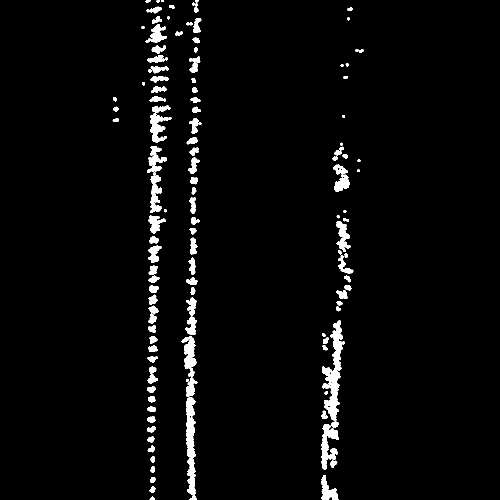
#> input picture dataset/pcd/202105250823079849760000.png, 1000 x 1000 px (shown at 1/2 size)
$ python -i utils.py   (imports and definitions only)
#> lines starting #> are read from the running program, lines starting #| are printed output that depends on the picture; after the words box and inside, x2 and y2 are one past the last pixel; in counts of white or black regions, pixels touching at a corner belong together
#> further down, picture is the input picture: shape (1000, 1000, 3); 3.2% white; 123 white regions, largest, box (x1, y1, x2, y2) and area: (644, 641, 685, 856) 3636, (372, 755, 395, 1000) 3184, (643, 848, 678, 940) 1573
import pandas as pd
import numpy as np
import os
from scipy.stats import multivariate_normal
import math
import matplotlib.pyplot as plt
from scipy import interpolate
from tqdm import tqdm
import pymap3d
import re
import cv2

############### anti-clock rorate point(x, y) w.r.t center(x, y) ###########################
# [135 lines left out: functions Nrotate, csv_reader, csv2dict, LLA2AER, interpolation, map_limit_filter and 2 more, not called in this run]


############## delete special char in meta_time_abs ################

def del_char(str1):
    return re.sub(r"[^a-zA-Z0-9]","",str1)


############## move right image ################
# 将二维数组中值为1的元素向右移动15个单位
# [16 lines left out: function move_right, not called in this run]


################# segmented image post-processing ###################

def post_process(seg_img):

    seg_img = cv2.convertScaleAbs(seg_img)

    # 补洞
    kernel1 = cv2.getStructuringElement(cv2.MORPH_RECT, (5, 5))
    seg_img = cv2.morphologyEx(seg_img, cv2.MORPH_CLOSE, kernel1, iterations=10)
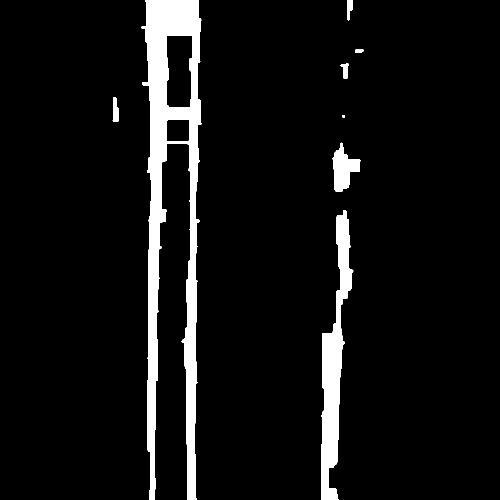
#> seg_img: shape (1000, 1000, 3) (shown at 1/2 size); 6.6% white; 8 white regions, largest, box (x1, y1, x2, y2) and area: (283, 0, 403, 1000) 46690, (643, 420, 707, 1000) 15396, (665, 285, 721, 383) 2993
    seg_img = cv2.morphologyEx(seg_img, cv2.MORPH_OPEN, kernel1, iterations=10)
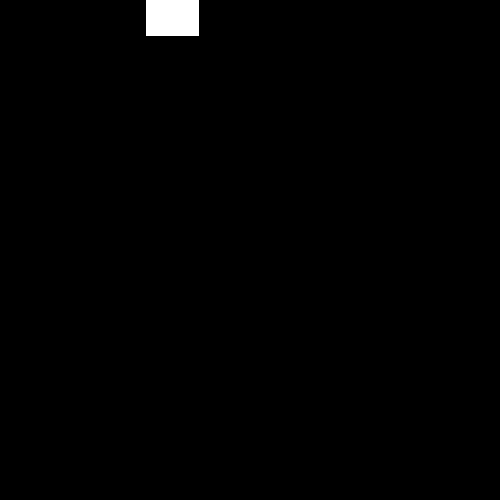
#> seg_img: shape (1000, 1000, 3) (shown at 1/2 size); 0.76% white; 1 white region, box (x1, y1, x2, y2) and area: (293, 0, 398, 72) 7560


    # 进行连通域分析，获取所有连通域的信息
#> (the run stopped early here; a loop or call above may not have finished)

$ run again, on dataset/pcd/202105251023474822080000.png
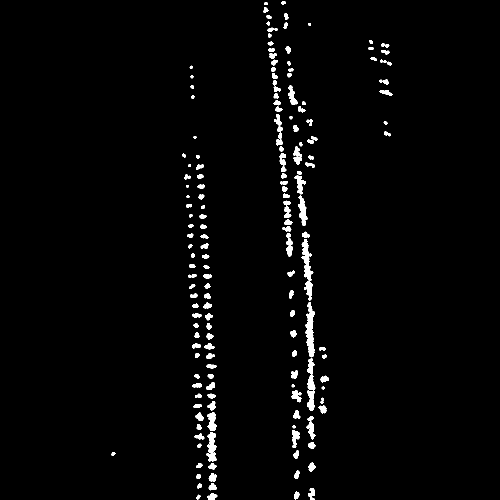
#> input picture dataset/pcd/202105251023474822080000.png, 1000 x 1000 px (shown at 1/2 size)
#> picture is the input picture: shape (1000, 1000, 3); 2.2% white; 178 white regions, largest, box (x1, y1, x2, y2) and area: (611, 605, 630, 715) 1193, (603, 478, 627, 562) 903, (413, 864, 433, 923) 748
#> in post_process, `seg_img = cv2.morphologyEx(seg_img, cv2.MORPH_CLOSE, kernel1, iteratio..`:
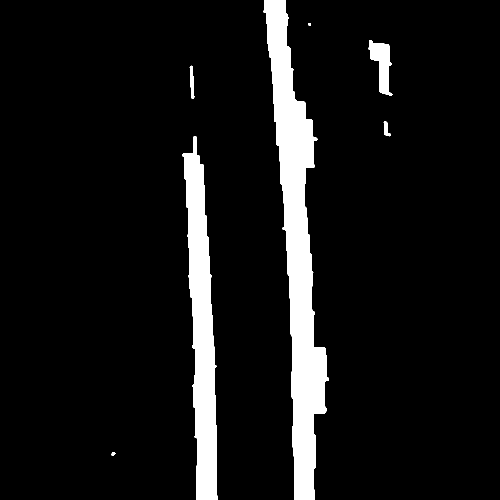
#> seg_img: shape (1000, 1000, 3) (shown at 1/2 size); 8.2% white; 7 white regions, largest, box (x1, y1, x2, y2) and area: (527, 0, 658, 1000) 50903, (364, 272, 435, 1000) 27625, (737, 80, 785, 192) 2726
#> in post_process, `seg_img = cv2.morphologyEx(seg_img, cv2.MORPH_OPEN, kernel1, iteration..`:
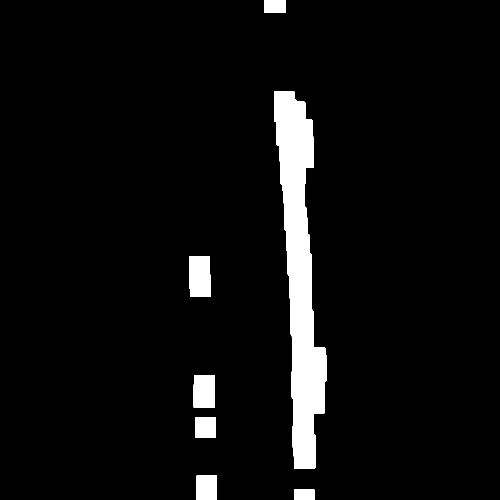
#> seg_img: shape (1000, 1000, 3) (shown at 1/2 size); 5.2% white; 7 white regions, largest, box (x1, y1, x2, y2) and area: (548, 183, 654, 937) 40547, (378, 512, 421, 594) 3418, (387, 750, 430, 816) 2799

$ run again, on dataset/pcd/202105251028062368970000.png
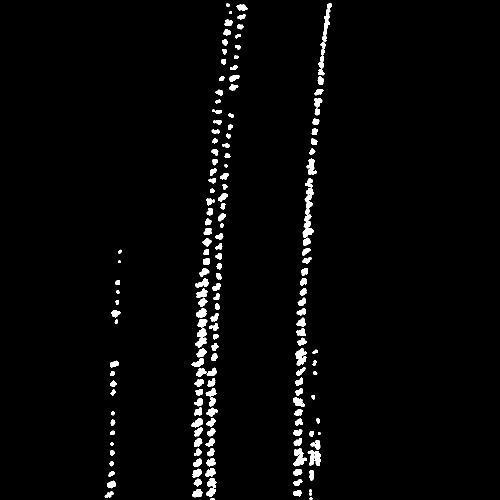
#> input picture dataset/pcd/202105251028062368970000.png, 1000 x 1000 px (shown at 1/2 size)
#> picture is the input picture: shape (1000, 1000, 3); 2.6% white; 173 white regions, largest, box (x1, y1, x2, y2) and area: (605, 429, 628, 476) 548, (615, 900, 642, 932) 539, (587, 896, 614, 933) 531
#> in post_process, `seg_img = cv2.morphologyEx(seg_img, cv2.MORPH_CLOSE, kernel1, iteratio..`:
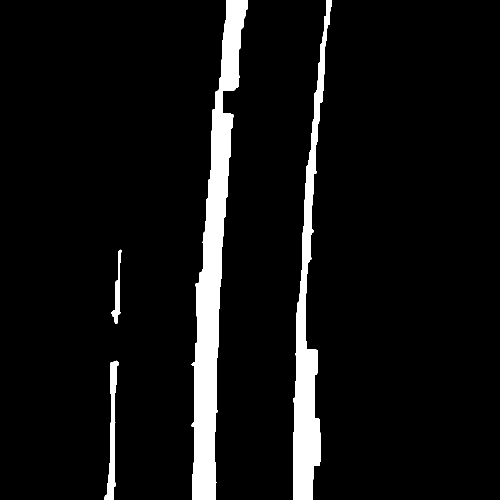
#> seg_img: shape (1000, 1000, 3) (shown at 1/2 size); 6.7% white; 4 white regions, box (x1, y1, x2, y2) and area: (383, 0, 495, 1000) 39994, (586, 0, 663, 1000) 23121, (209, 721, 238, 1000) 2839, (223, 499, 244, 647) 1111
#> in post_process, `seg_img = cv2.morphologyEx(seg_img, cv2.MORPH_OPEN, kernel1, iteration..`:
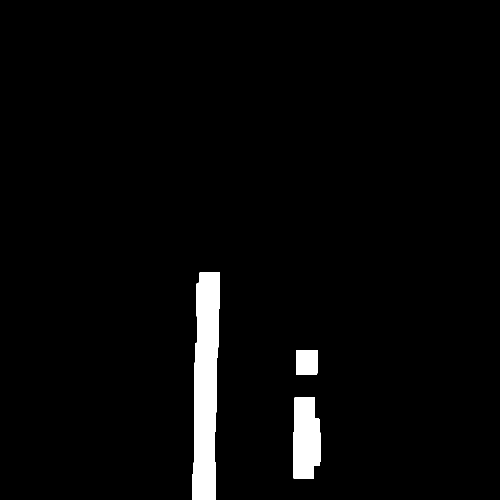
#> seg_img: shape (1000, 1000, 3) (shown at 1/2 size); 3% white; 3 white regions, box (x1, y1, x2, y2) and area: (385, 545, 440, 1000) 20208, (587, 795, 641, 957) 7785, (592, 700, 635, 749) 2101
